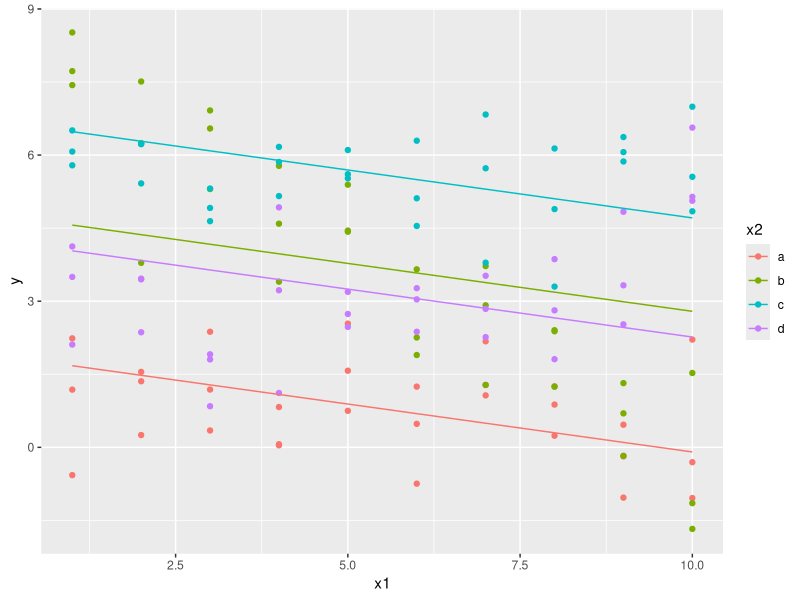
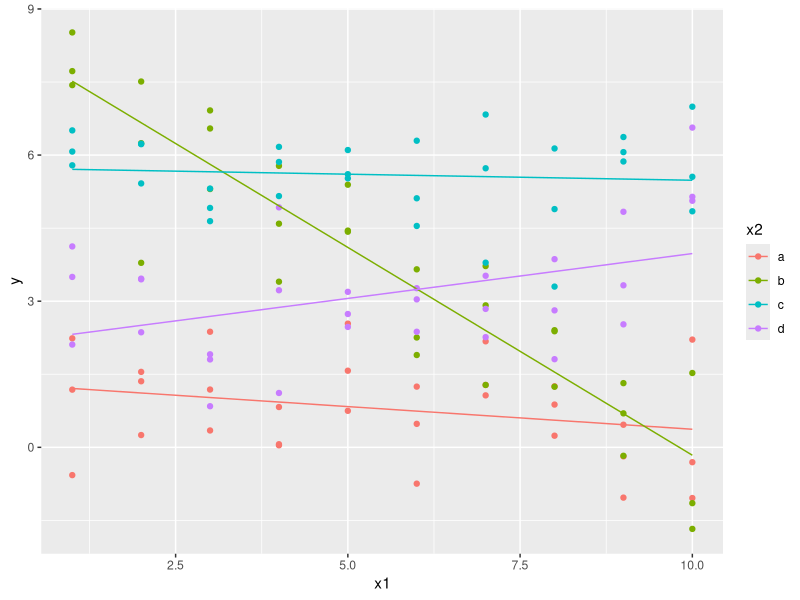
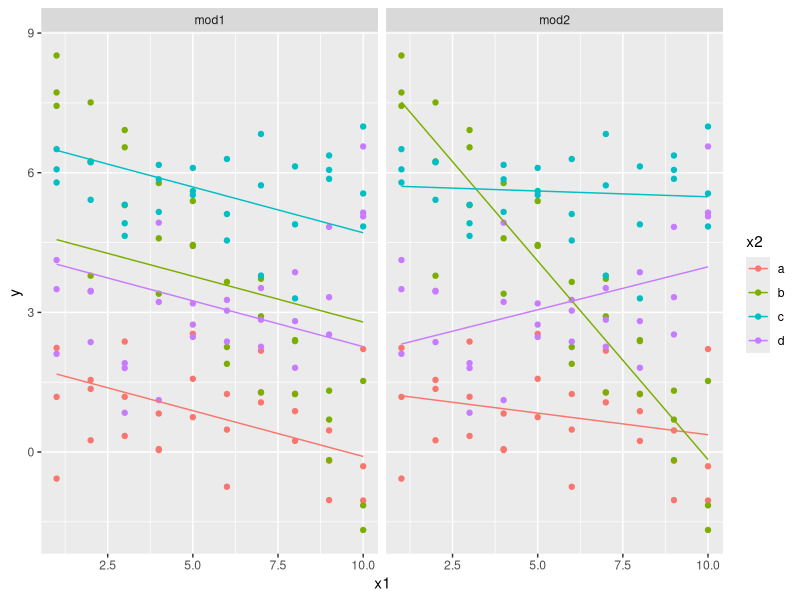

Reproduce these figures in R, in order.
## ---- chunk 1
knitr::opts_chunk$set(echo = TRUE)
library('tidyverse')
library('haven')
library('modelr')
## ---- chunk 2
mod1 <- lm(y ~ x1 + x2, data = sim3)
mod2 <- lm(y ~ x1 * x2, data = sim3)

sim3 <- sim3 %>%
  add_predictions(mod1, var = "mod1") %>%
  add_predictions(mod2, var = "mod2")
## ---- chunk 3
ggplot(sim3, aes(x = x1, y = y, color = x2)) + 
  geom_point() + 
  geom_line(aes(y = mod1))
## ---- chunk 4
summary(mod1)
## ---- chunk 5
ggplot(sim3, aes(x = x1, y = y, color = x2)) + 
  geom_point() + 
  geom_line(aes(y = mod2))
## ---- chunk 6
summary(mod2)
## ---- chunk 7
grid <- sim3 %>% 
  data_grid(x1, x2) %>% 
  gather_predictions(mod1, mod2)
## ---- chunk 8
ggplot(sim3, aes(x1, y, colour = x2)) + 
  geom_point() + 
  geom_line(data = grid, aes(y = pred)) + 
  facet_wrap(~ model)
## ---- chunk 9
numbers <- c(1:100000)
## ---- chunk 10
set.seed(42)
start_time <- Sys.time()
vec <- c()
for (value in numbers) {
  vec <- c(vec, value + runif(1))
}
end_time <- Sys.time()
end_time - start_time
## ---- chunk 11
set.seed(42)
start_time <- Sys.time()
random_maker <- function(x) {
  return (x + runif(1))
}

vec <- sapply(numbers, random_maker)
end_time <- Sys.time()
end_time - start_time
